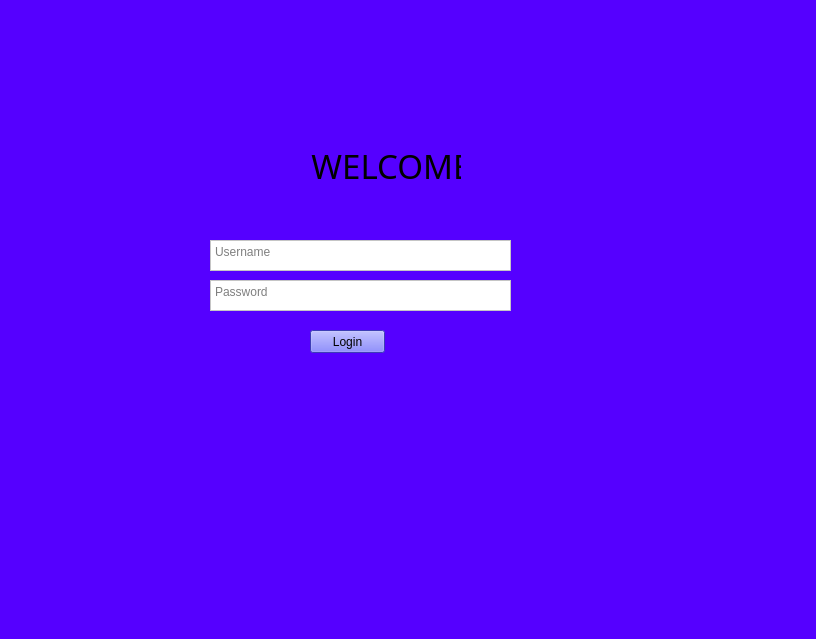
<?xml version="1.0" encoding="UTF-8"?>
<ui version="4.0">
 <class>Login</class>
 <widget class="QMainWindow" name="Login">
  <property name="geometry">
   <rect>
    <x>0</x>
    <y>0</y>
    <width>816</width>
    <height>639</height>
   </rect>
  </property>
  <property name="windowTitle">
   <string>Login</string>
  </property>
  <property name="autoFillBackground">
   <bool>false</bool>
  </property>
  <property name="styleSheet">
   <string notr="true">background-color: rgb(85, 0, 255);</string>
  </property>
  <widget class="QWidget" name="centralwidget">
   <widget class="QTextEdit" name="textEdit">
    <property name="geometry">
     <rect>
      <x>210</x>
      <y>240</y>
      <width>301</width>
      <height>31</height>
     </rect>
    </property>
    <property name="styleSheet">
     <string notr="true">background-color: rgb(255, 255, 255);
</string>
    </property>
    <property name="placeholderText">
     <string>Username</string>
    </property>
   </widget>
   <widget class="QTextEdit" name="textEdit_2">
    <property name="geometry">
     <rect>
      <x>210</x>
      <y>280</y>
      <width>301</width>
      <height>31</height>
     </rect>
    </property>
    <property name="styleSheet">
     <string notr="true">background-color: rgb(255, 255, 255);</string>
    </property>
    <property name="placeholderText">
     <string>Password</string>
    </property>
   </widget>
   <widget class="QPushButton" name="pushButton">
    <property name="geometry">
     <rect>
      <x>310</x>
      <y>330</y>
      <width>75</width>
      <height>23</height>
     </rect>
    </property>
    <property name="styleSheet">
     <string notr="true">background-color: rgb(85, 85, 255);</string>
    </property>
    <property name="text">
     <string>Login</string>
    </property>
   </widget>
   <widget class="QLabel" name="label">
    <property name="enabled">
     <bool>true</bool>
    </property>
    <property name="geometry">
     <rect>
      <x>260</x>
      <y>130</y>
      <width>201</width>
      <height>71</height>
     </rect>
    </property>
    <property name="font">
     <font>
      <family>Pricedown Bl</family>
      <pointsize>25</pointsize>
      <weight>10</weight>
      <italic>false</italic>
      <bold>false</bold>
     </font>
    </property>
    <property name="styleSheet">
     <string notr="true">font: 87 25pt &quot;Pricedown Bl&quot;;
</string>
    </property>
    <property name="text">
     <string>      WELCOME</string>
    </property>
   </widget>
   <zorder>label</zorder>
   <zorder>textEdit</zorder>
   <zorder>textEdit_2</zorder>
   <zorder>pushButton</zorder>
  </widget>
  <widget class="QMenuBar" name="menubar">
   <property name="geometry">
    <rect>
     <x>0</x>
     <y>0</y>
     <width>816</width>
     <height>21</height>
    </rect>
   </property>
  </widget>
  <widget class="QStatusBar" name="statusbar"/>
 </widget>
 <resources/>
 <connections/>
</ui>
